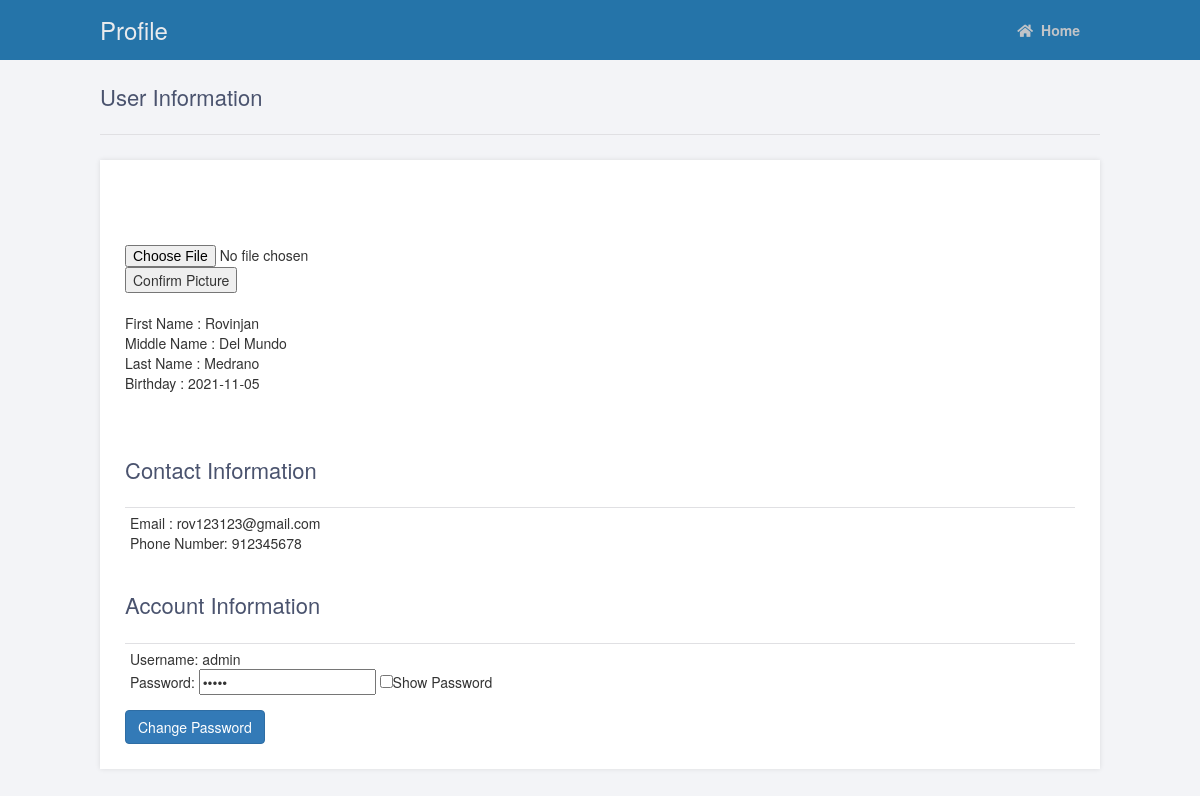
/profile.php (signed in), run on the app's committed database.
### tables this page shows
CREATE TABLE `user_info` (
  `id` int(11) NOT NULL,
  `first_name` varchar(50) NOT NULL,
  `middle_name` varchar(50) NOT NULL,
  `last_name` varchar(50) NOT NULL,
  `birthday` date NOT NULL,
  `phone_number` int(12) NOT NULL,
  `email` varchar(50) NOT NULL,
  `user_name` varchar(255) NOT NULL,
  `password` varchar(255) NOT NULL,
  `status` varchar(50) NOT NULL,
  `picture` text NOT NULL
);

### profile.php (the view, shortened to what this page needs)
<?php
require_once 'dbconnect.php';
$stmt = $con->prepare('SELECT first_name, middle_name, last_name, birthday, phone_number, email, password, picture FROM user_info where id = ? ');
$stmt->bind_param('i', $_SESSION['id']);
$stmt->execute();
$stmt->bind_result($fname, $mname, $lname, $bday,$u_number,$email,$password, $photo);
?>
<!DOCTYPE html>
<html>
	<head>
		<link rel="stylesheet" type="text/css" href="profilestyle.css">
		<link rel="stylesheet" href="https://use.fontawesome.com/releases/v5.7.1/css/all.css">
		<link rel="stylesheet" href="https://maxcdn.bootstrapcdn.com/bootstrap/3.4.1/css/bootstrap.min.css">
	</head>
	<body class="loggedin">
		<nav class="navtop">
			<div>
				<h1>Profile</h1>
				<a href="Homepage2.php"><i class="fa fa-home"></i>Home</a>
			</div>
		</nav>
		<div class="content">
			<h2>User Information</h2>
			<div class="user-pic">
			<p>
			<br><br>
			<form action="" method="post" enctype="multipart/form-data">
				<input type="file" name="pic">
				<input type="submit" name="upload" value="Confirm Picture">
			</form>
			<br>
			   First Name  : <?=$fname?><br>
			   Middle Name : <?=$mname?><br>
			   Last Name   : <?=$lname?><br>
			   Birthday    : <?=$bday?>
			</p>
			<br>
			<h2>Contact Information</h2>
			<p>Email  : <?=$email?><br>
			   Phone Number: <?=$u_number?>
			</p>
			<h2>Account Information</h2>
			<p>Username: <?=$_SESSION['name']?><br>
			   Password: <input type="password" value="<?=$password?>" id="myInput" readonly>
			   			 <input type="checkbox" onclick="viewPassword()">Show Password
			</p>
			<button type="button" class="btn btn-primary" data-toggle="modal" data-target="#exampleModalCenter">Change Password</button>
			</div>
		</div>
	</body>
</html>

### profilestyle.css (style rules this page uses)
.navtop { background-color: #2574A9; height: 60px; width: 100%; border: 0; }
.navtop div { display: flex; margin: 0 auto; width: 1000px; height: 100%; }
.navtop div h1, .navtop div a { display: inline-flex; align-items: center; }
.navtop div h1 { flex: 1; font-size: 24px; padding: 0; margin: 0; color: #eaebed; font-weight: normal; }
.navtop div a { padding: 0 20px; text-decoration: none; color: #c1c4c8; font-weight: bold; }
.navtop div a i { padding: 2px 8px 0 0; }
body.loggedin { background-color: #f3f4f7; }
.content { width: 1000px; margin: 0 auto; }
.content h2 { margin: 0; padding: 25px 0; font-size: 22px; border-bottom: 1px solid #e0e0e3; color: #4a536e; }
.content > p, .content > div { box-shadow: 0 0 5px 0 rgba(0, 0, 0, 0.1); margin: 25px 0; padding: 25px; background-color: #fff; }
.content > div p { padding: 5px; margin: 0 0 10px 0; }

### profile.php (style rules this page uses)
.user-pic { float: center; }

### data on the page
user_info: first_name "Rovinjan", middle_name "Del Mundo", last_name "Medrano", birthday "2021-11-05", email "rov123123@gmail.com", phone_number "912345678"

### other printed values
$_SESSION['name'] "admin"
